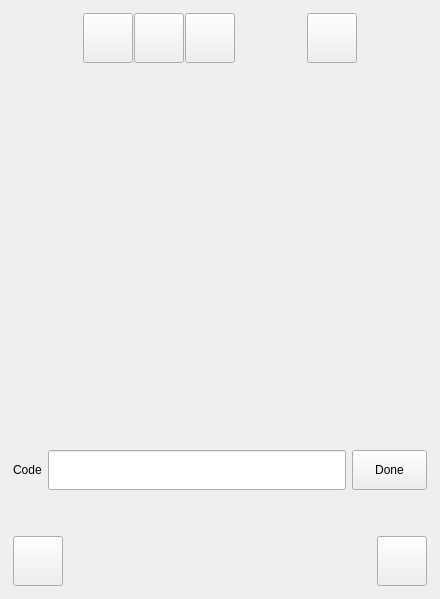
<?xml version="1.0" encoding="UTF-8"?>
<ui version="4.0">
 <class>AppTesterDockWidgetBase</class>
 <widget class="QDockWidget" name="AppTesterDockWidgetBase">
  <property name="geometry">
   <rect>
    <x>0</x>
    <y>0</y>
    <width>440</width>
    <height>599</height>
   </rect>
  </property>
  <property name="windowTitle">
   <string>Digital Sketch Mapping Tool</string>
  </property>
  <widget class="QWidget" name="dockWidgetContents">
   <layout class="QHBoxLayout" name="horizontalLayout_5">
    <item>
     <widget class="QFrame" name="frame_4">
      <property name="frameShape">
       <enum>QFrame::NoFrame</enum>
      </property>
      <property name="frameShadow">
       <enum>QFrame::Raised</enum>
      </property>
      <layout class="QVBoxLayout" name="verticalLayout">
       <property name="spacing">
        <number>2</number>
       </property>
       <property name="leftMargin">
        <number>2</number>
       </property>
       <property name="topMargin">
        <number>2</number>
       </property>
       <property name="rightMargin">
        <number>2</number>
       </property>
       <property name="bottomMargin">
        <number>2</number>
       </property>
       <item>
        <widget class="QFrame" name="frame_2">
         <property name="frameShape">
          <enum>QFrame::NoFrame</enum>
         </property>
         <property name="frameShadow">
          <enum>QFrame::Raised</enum>
         </property>
         <layout class="QHBoxLayout" name="horizontalLayout_6">
          <property name="spacing">
           <number>1</number>
          </property>
          <property name="leftMargin">
           <number>2</number>
          </property>
          <property name="topMargin">
           <number>2</number>
          </property>
          <property name="rightMargin">
           <number>2</number>
          </property>
          <property name="bottomMargin">
           <number>2</number>
          </property>
          <item>
           <spacer name="horizontalSpacer_5">
            <property name="orientation">
             <enum>Qt::Horizontal</enum>
            </property>
            <property name="sizeHint" stdset="0">
             <size>
              <width>40</width>
              <height>20</height>
             </size>
            </property>
           </spacer>
          </item>
          <item>
           <widget class="QPushButton" name="polygonPushButton">
            <property name="minimumSize">
             <size>
              <width>50</width>
              <height>50</height>
             </size>
            </property>
            <property name="maximumSize">
             <size>
              <width>50</width>
              <height>50</height>
             </size>
            </property>
            <property name="toolTip">
             <string>&lt;html&gt;&lt;head/&gt;&lt;body&gt;&lt;p&gt;&lt;span style=&quot; font-size:9pt;&quot;&gt;Polygon Feature&lt;/span&gt;&lt;/p&gt;&lt;/body&gt;&lt;/html&gt;</string>
            </property>
            <property name="styleSheet">
             <string notr="true"/>
            </property>
            <property name="text">
             <string/>
            </property>
            <property name="icon">
             <iconset>
              <normaloff>icons/buttons/draw-polygon-sharp-duotone-thin.svg</normaloff>icons/buttons/draw-polygon-sharp-duotone-thin.svg</iconset>
            </property>
            <property name="iconSize">
             <size>
              <width>38</width>
              <height>38</height>
             </size>
            </property>
            <property name="checkable">
             <bool>true</bool>
            </property>
           </widget>
          </item>
          <item>
           <widget class="QPushButton" name="pointPushButton">
            <property name="minimumSize">
             <size>
              <width>50</width>
              <height>50</height>
             </size>
            </property>
            <property name="maximumSize">
             <size>
              <width>50</width>
              <height>50</height>
             </size>
            </property>
            <property name="toolTip">
             <string>&lt;html&gt;&lt;head/&gt;&lt;body&gt;&lt;p&gt;&lt;span style=&quot; font-size:9pt;&quot;&gt;Point Feature&lt;/span&gt;&lt;/p&gt;&lt;/body&gt;&lt;/html&gt;</string>
            </property>
            <property name="text">
             <string/>
            </property>
            <property name="icon">
             <iconset>
              <normaloff>icons/buttons/location-dot-sharp-duotone-thin.svg</normaloff>icons/buttons/location-dot-sharp-duotone-thin.svg</iconset>
            </property>
            <property name="iconSize">
             <size>
              <width>35</width>
              <height>35</height>
             </size>
            </property>
            <property name="checkable">
             <bool>true</bool>
            </property>
           </widget>
          </item>
          <item>
           <widget class="QPushButton" name="linePushButton">
            <property name="minimumSize">
             <size>
              <width>50</width>
              <height>50</height>
             </size>
            </property>
            <property name="maximumSize">
             <size>
              <width>50</width>
              <height>50</height>
             </size>
            </property>
            <property name="toolTip">
             <string>&lt;html&gt;&lt;head/&gt;&lt;body&gt;&lt;p&gt;&lt;span style=&quot; font-size:9pt;&quot;&gt;Line Feature&lt;/span&gt;&lt;/p&gt;&lt;/body&gt;&lt;/html&gt;</string>
            </property>
            <property name="text">
             <string/>
            </property>
            <property name="icon">
             <iconset>
              <normaloff>icons/buttons/waveform-lines-sharp-duotone-thin.svg</normaloff>icons/buttons/waveform-lines-sharp-duotone-thin.svg</iconset>
            </property>
            <property name="iconSize">
             <size>
              <width>37</width>
              <height>37</height>
             </size>
            </property>
            <property name="checkable">
             <bool>true</bool>
            </property>
           </widget>
          </item>
          <item>
           <spacer name="horizontalSpacer">
            <property name="orientation">
             <enum>Qt::Horizontal</enum>
            </property>
            <property name="sizeHint" stdset="0">
             <size>
              <width>40</width>
              <height>20</height>
             </size>
            </property>
           </spacer>
          </item>
          <item>
           <widget class="QPushButton" name="savePushButton">
            <property name="minimumSize">
             <size>
              <width>50</width>
              <height>50</height>
             </size>
            </property>
            <property name="maximumSize">
             <size>
              <width>50</width>
              <height>50</height>
             </size>
            </property>
            <property name="toolTip">
             <string>&lt;html&gt;&lt;head/&gt;&lt;body&gt;&lt;p&gt;&lt;span style=&quot; font-size:9pt;&quot;&gt;Save Layers&lt;/span&gt;&lt;/p&gt;&lt;/body&gt;&lt;/html&gt;</string>
            </property>
            <property name="text">
             <string/>
            </property>
            <property name="icon">
             <iconset>
              <normaloff>icons/buttons/floppy-disk-sharp-duotone-thin.svg</normaloff>icons/buttons/floppy-disk-sharp-duotone-thin.svg</iconset>
            </property>
            <property name="iconSize">
             <size>
              <width>38</width>
              <height>38</height>
             </size>
            </property>
           </widget>
          </item>
          <item>
           <spacer name="horizontalSpacer_4">
            <property name="orientation">
             <enum>Qt::Horizontal</enum>
            </property>
            <property name="sizeHint" stdset="0">
             <size>
              <width>40</width>
              <height>20</height>
             </size>
            </property>
           </spacer>
          </item>
         </layout>
        </widget>
       </item>
       <item>
        <widget class="QScrollArea" name="scrollArea">
         <property name="minimumSize">
          <size>
           <width>0</width>
           <height>0</height>
          </size>
         </property>
         <property name="frameShape">
          <enum>QFrame::NoFrame</enum>
         </property>
         <property name="widgetResizable">
          <bool>true</bool>
         </property>
         <widget class="QWidget" name="scrollAreaWidgetContents">
          <property name="geometry">
           <rect>
            <x>0</x>
            <y>0</y>
            <width>418</width>
            <height>355</height>
           </rect>
          </property>
          <property name="minimumSize">
           <size>
            <width>0</width>
            <height>0</height>
           </size>
          </property>
          <layout class="QVBoxLayout" name="categoryAttrVerticalLayout">
           <property name="leftMargin">
            <number>2</number>
           </property>
           <property name="topMargin">
            <number>2</number>
           </property>
           <property name="rightMargin">
            <number>2</number>
           </property>
           <property name="bottomMargin">
            <number>2</number>
           </property>
           <item>
            <spacer name="verticalSpacer">
             <property name="orientation">
              <enum>Qt::Vertical</enum>
             </property>
             <property name="sizeHint" stdset="0">
              <size>
               <width>20</width>
               <height>20</height>
              </size>
             </property>
            </spacer>
           </item>
          </layout>
         </widget>
        </widget>
       </item>
       <item>
        <widget class="QFrame" name="frame">
         <property name="font">
          <font>
           <pointsize>9</pointsize>
          </font>
         </property>
         <property name="frameShape">
          <enum>QFrame::NoFrame</enum>
         </property>
         <property name="frameShadow">
          <enum>QFrame::Raised</enum>
         </property>
         <layout class="QHBoxLayout" name="horizontalLayout_4">
          <property name="leftMargin">
           <number>2</number>
          </property>
          <property name="topMargin">
           <number>2</number>
          </property>
          <property name="rightMargin">
           <number>2</number>
          </property>
          <property name="bottomMargin">
           <number>2</number>
          </property>
          <item>
           <widget class="QLabel" name="label">
            <property name="minimumSize">
             <size>
              <width>0</width>
              <height>40</height>
             </size>
            </property>
            <property name="maximumSize">
             <size>
              <width>16777215</width>
              <height>40</height>
             </size>
            </property>
            <property name="font">
             <font>
              <pointsize>9</pointsize>
              <weight>50</weight>
              <bold>false</bold>
             </font>
            </property>
            <property name="text">
             <string>Code</string>
            </property>
           </widget>
          </item>
          <item>
           <widget class="QLineEdit" name="codeLineEdit">
            <property name="minimumSize">
             <size>
              <width>0</width>
              <height>40</height>
             </size>
            </property>
            <property name="maximumSize">
             <size>
              <width>16777215</width>
              <height>40</height>
             </size>
            </property>
            <property name="font">
             <font>
              <pointsize>9</pointsize>
             </font>
            </property>
           </widget>
          </item>
          <item>
           <widget class="QPushButton" name="donePushButton">
            <property name="minimumSize">
             <size>
              <width>75</width>
              <height>40</height>
             </size>
            </property>
            <property name="maximumSize">
             <size>
              <width>75</width>
              <height>40</height>
             </size>
            </property>
            <property name="font">
             <font>
              <pointsize>9</pointsize>
              <weight>50</weight>
              <bold>false</bold>
             </font>
            </property>
            <property name="text">
             <string>Done</string>
            </property>
           </widget>
          </item>
         </layout>
        </widget>
       </item>
       <item>
        <spacer name="verticalSpacer_2">
         <property name="orientation">
          <enum>Qt::Vertical</enum>
         </property>
         <property name="sizeType">
          <enum>QSizePolicy::Fixed</enum>
         </property>
         <property name="sizeHint" stdset="0">
          <size>
           <width>20</width>
           <height>40</height>
          </size>
         </property>
        </spacer>
       </item>
       <item>
        <widget class="QFrame" name="btnFrame">
         <property name="frameShape">
          <enum>QFrame::NoFrame</enum>
         </property>
         <property name="frameShadow">
          <enum>QFrame::Raised</enum>
         </property>
         <layout class="QHBoxLayout" name="horizontalLayout_2">
          <property name="spacing">
           <number>2</number>
          </property>
          <property name="leftMargin">
           <number>2</number>
          </property>
          <property name="topMargin">
           <number>2</number>
          </property>
          <property name="rightMargin">
           <number>2</number>
          </property>
          <property name="bottomMargin">
           <number>2</number>
          </property>
          <item>
           <widget class="QPushButton" name="settingPushButton">
            <property name="minimumSize">
             <size>
              <width>50</width>
              <height>50</height>
             </size>
            </property>
            <property name="maximumSize">
             <size>
              <width>50</width>
              <height>50</height>
             </size>
            </property>
            <property name="toolTip">
             <string>&lt;html&gt;&lt;head/&gt;&lt;body&gt;&lt;p&gt;&lt;span style=&quot; font-size:9pt;&quot;&gt;Settings&lt;/span&gt;&lt;/p&gt;&lt;/body&gt;&lt;/html&gt;</string>
            </property>
            <property name="text">
             <string/>
            </property>
            <property name="icon">
             <iconset>
              <normaloff>icons/buttons/gears-sharp-duotone-thin.svg</normaloff>icons/buttons/gears-sharp-duotone-thin.svg</iconset>
            </property>
            <property name="iconSize">
             <size>
              <width>37</width>
              <height>37</height>
             </size>
            </property>
            <property name="checked">
             <bool>false</bool>
            </property>
           </widget>
          </item>
          <item>
           <spacer name="horizontalSpacer_3">
            <property name="orientation">
             <enum>Qt::Horizontal</enum>
            </property>
            <property name="sizeHint" stdset="0">
             <size>
              <width>40</width>
              <height>20</height>
             </size>
            </property>
           </spacer>
          </item>
          <item>
           <widget class="QPushButton" name="deletePushButton">
            <property name="minimumSize">
             <size>
              <width>50</width>
              <height>50</height>
             </size>
            </property>
            <property name="maximumSize">
             <size>
              <width>50</width>
              <height>50</height>
             </size>
            </property>
            <property name="toolTip">
             <string>&lt;html&gt;&lt;head/&gt;&lt;body&gt;&lt;p&gt;&lt;span style=&quot; font-size:9pt;&quot;&gt;Delete Last Layer&lt;/span&gt;&lt;/p&gt;&lt;/body&gt;&lt;/html&gt;</string>
            </property>
            <property name="text">
             <string/>
            </property>
            <property name="icon">
             <iconset>
              <normaloff>icons/buttons/trash-undo-sharp-duotone-thin.svg</normaloff>icons/buttons/trash-undo-sharp-duotone-thin.svg</iconset>
            </property>
            <property name="iconSize">
             <size>
              <width>35</width>
              <height>35</height>
             </size>
            </property>
           </widget>
          </item>
         </layout>
        </widget>
       </item>
      </layout>
     </widget>
    </item>
   </layout>
  </widget>
 </widget>
 <resources/>
 <connections/>
</ui>
